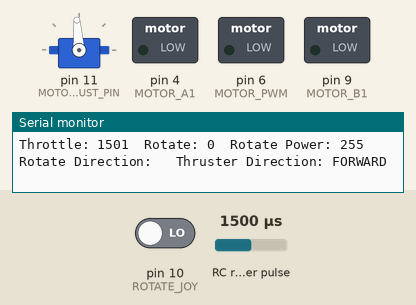
Simulated run of this sketch. Board: Arduino Uno, built with avr-gcc and run on an emulated ATmega328P. Shown: servo, switched loads named in the sketch (green lamp = pin HIGH), the last lines printed to the serial monitor. Wiring (inferred from the names in the program): RC receiver channel: data pin 3. Inputs (shaded band) come from the test bench; at power-on: RC receiver pulse 1500 µs, pin 10 (ROTATE_JOY) LOW.

Above: at 1.2 s.
1.3 s: RC receiver pulse (sensor on pin 3) set to 1483 µs
At 4.0 s:
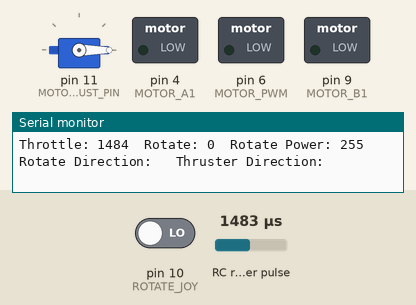
4.3 s: RC receiver pulse (sensor on pin 3) set to 1020 µs
At 6.5 s:
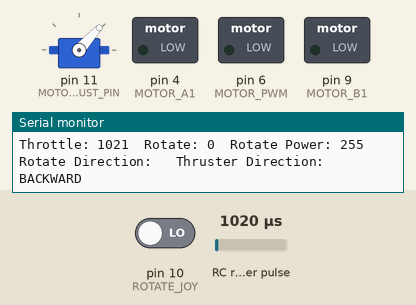
7.3 s: RC receiver pulse (sensor on pin 3) set to 1250 µs
At 9.8 s:
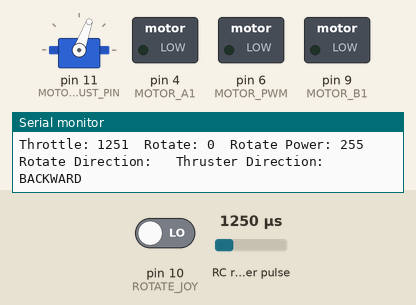
10.3 s: RC receiver pulse (sensor on pin 3) set to 1750 µs
At 13.0 s:
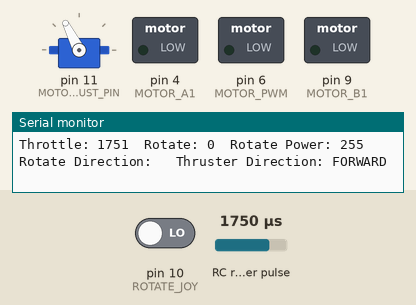
13.3 s: RC receiver pulse (sensor on pin 3) set to 1980 µs
At 16.1 s:
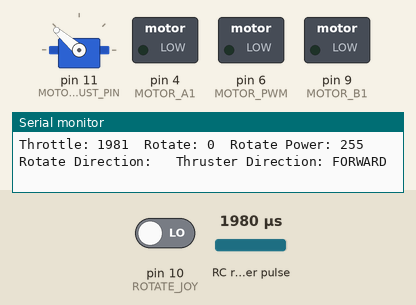
16.3 s: RC receiver pulse (sensor on pin 3) set to 1500 µs
At 18.2 s:
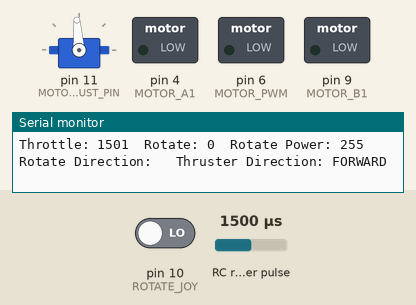
Timing chart, 0 to 19.7 s (numbered marks = the images above; inputs shaded):
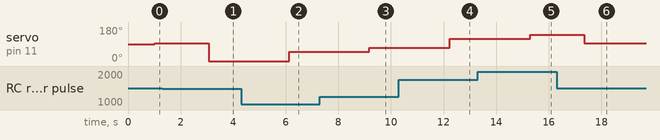

The sketch:

Buoy_Control_Master.ino
```cpp
#include <Servo.h>

#define MOTOR_THRUST_PIN 11

#define THROTTLE_JOY 3
#define ROTATE_JOY 10

#define MOTOR_PWM 6
#define MOTOR_A1 4
#define MOTOR_B1 9

int throttleJoy;
int rotateJoy;

int throttlePower;
int rotatePower;

Servo motorThrust;

void motor(int pin, int input){
  analogWrite(pin, input);
}

void CW(){
  digitalWrite(MOTOR_A1, LOW);
  digitalWrite(MOTOR_B1, HIGH);
}

void CCW(){
  digitalWrite(MOTOR_A1, HIGH);
  digitalWrite(MOTOR_B1, LOW);
}

void brake(){
  digitalWrite(MOTOR_A1, LOW);
  digitalWrite(MOTOR_B1, LOW);
}

void setup() {
  // put your setup code here, to run once:
  pinMode(MOTOR_PWM, OUTPUT);
  pinMode(MOTOR_A1, OUTPUT);
  pinMode(MOTOR_B1, OUTPUT);

  motorThrust.attach(MOTOR_THRUST_PIN);

  Serial.begin(57600);

}

void loop() {
  // put your main code here, to run repeatedly:

  throttleJoy = pulseIn(THROTTLE_JOY, HIGH);
  rotateJoy = pulseIn(ROTATE_JOY, HIGH);

  Serial.print("Throttle: "); Serial.print(throttleJoy); Serial.print("\t");
  Serial.print("Rotate: "); Serial.print(rotateJoy); Serial.print("\t");

  rotatePower = constrain(abs(map(rotateJoy, 980, 2000, -255, 255)), 0, 255);
  throttlePower = map(throttleJoy, 980, 2000, 1000,2000);

  Serial.print("Rotate Power: "); Serial.print(rotatePower); Serial.print("\t");
  Serial.print("Rotate Direction: ");
  if(rotateJoy > 1000){
      if(rotateJoy < 1400){
        CCW();
        analogWrite(MOTOR_PWM, rotatePower);
        Serial.print("CCW");
      }
      else if(rotateJoy > 1500){
        CW();
        analogWrite(MOTOR_PWM, rotatePower);
        Serial.print("CW");
      }
      else{
        brake();
      }
  }
  Serial.print("\t");
  Serial.print("Thruster Direction: ");
  if(throttleJoy > 1000){
  if(throttleJoy < 1400){
    motorThrust.write(throttlePower);
    Serial.print("BACKWARD");
  }
  else if(throttleJoy > 1500){
    motorThrust.write(throttlePower);
    Serial.print("FORWARD");
  }
  else{
    motorThrust.write(0);

  }
  }
  Serial.println();


}
```

Measured:
- the behaviour switches between 1500 and 1499 µs on RC receiver pulse (sensor on pin 3) (found by bisection; images 0 and 1)
- after the input at 1.3 s, servo on pin 11 (MOTOR_THRUST_PIN): 94° → 0° after 1.8 s
- after the input at 4.3 s, servo on pin 11 (MOTOR_THRUST_PIN): 0° → 48° after 1.8 s
- after the input at 7.3 s, servo on pin 11 (MOTOR_THRUST_PIN): 48° → 70° after 1.9 s
- after the input at 10.3 s, servo on pin 11 (MOTOR_THRUST_PIN): 70° → 117° after 1.9 s
- after the input at 13.3 s, servo on pin 11 (MOTOR_THRUST_PIN): 117° → 139° after 2.0 s
- after the input at 16.3 s, servo on pin 11 (MOTOR_THRUST_PIN): 139° → 94° after 1.0 s
